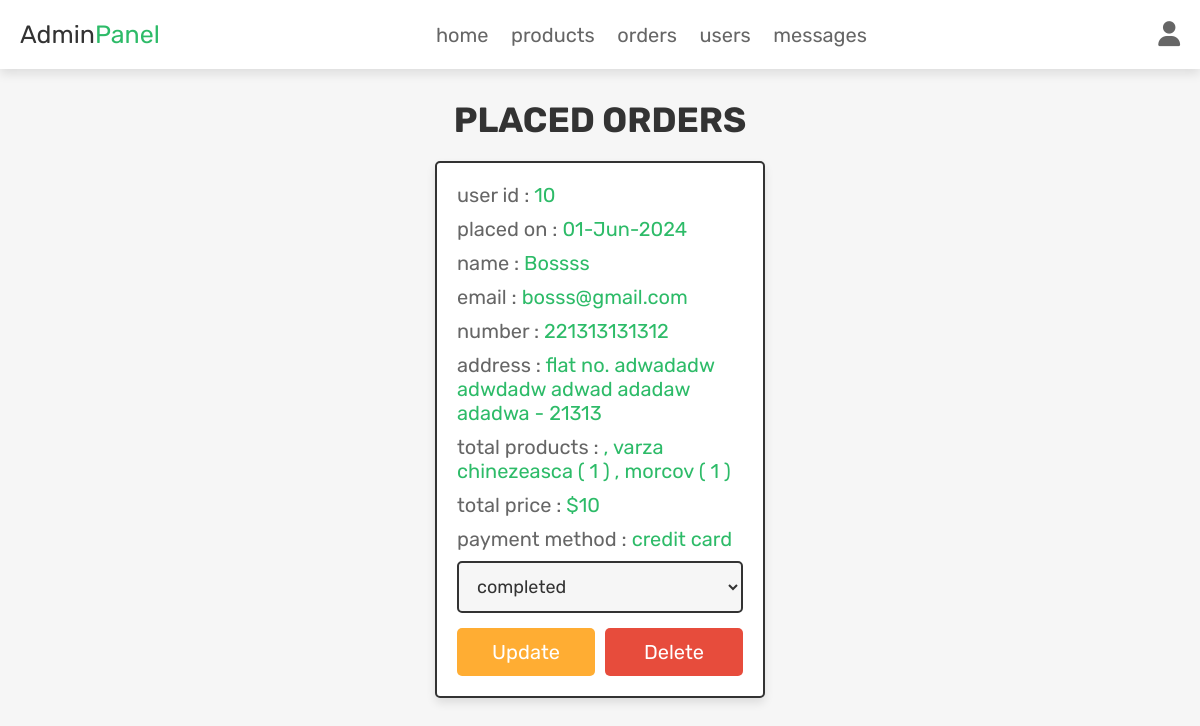
Screenshot of /admin_orders.php (signed in) with the database file from the repository.
### tables this page shows
CREATE TABLE `orders` (
  `id` int NOT NULL,
  `user_id` int NOT NULL,
  `nume` varchar(150) NOT NULL,
  `numar` varchar(15) NOT NULL,
  `email` varchar(150) NOT NULL,
  `metoda` varchar(100) NOT NULL,
  `adresa` varchar(600) NOT NULL,
  `produse_total` varchar(1500) NOT NULL,
  `pret_total` int NOT NULL,
  `plasare` varchar(100) NOT NULL,
  `status_plata` varchar(50) NOT NULL
);

### admin_orders.php (the view, shortened to what this page needs)
<?php
include 'conexiune.php';
?>
<!DOCTYPE html>
<html lang="en">
<head>
 <link rel="stylesheet" href="https://cdnjs.cloudflare.com/ajax/libs/font-awesome/6.5.2/css/all.min.css">
<link rel="stylesheet" href="CSS/admin_style.css">
</head>
<body>
<?php include 'admin_header.php';?>
<section class="place-orders">
<h1 class="title">placed orders</h1>
  <div class="box-container">
    <?php
      $select_orders = $conexiune->prepare("SELECT * FROM `orders`");
      $select_orders->execute();
      $result_orders = $select_orders->get_result();
      if($result_orders->num_rows > 0){
        while($fetch_orders = $result_orders->fetch_assoc()){
    ?>
    <div class="box">
        <p> user id : <span><?=$fetch_orders['user_id']?></span> </p>
        <p> placed on : <span><?=$fetch_orders['plasare']?></span> </p>
        <p> name : <span><?=$fetch_orders['nume']?></span> </p>
        <p> email : <span><?=$fetch_orders['email']?></span> </p>
        <p> number : <span><?=$fetch_orders['numar']?></span> </p>
        <p> address : <span><?=$fetch_orders['adresa']?></span> </p>
        <p> total products : <span><?=$fetch_orders['produse_total']?></span> </p>
        <p> total price : <span>$<?=$fetch_orders['pret_total']?></span> </p>
        <p> payment method : <span><?=$fetch_orders['metoda']?></span> </p>
        <form action="" method="POST">
            <select name="update_payment" class="drop-down">
                <option value="" selected disabled><?=$fetch_orders['status_plata']?></option>
            </select>
           <div class="flex-btn">
              <input type="submit" name="update_order" class="option-btn" value="update">
              <a href="admin_orders.php?delete=<?=$fetch_orders['id']?>"class="delete-btn" onclick="return confirm('delete this order?');">delete</a>
           </div>
        </form>
    </div>
    <?php
     }
    }else{
      echo '<p class="empty">no orders placed yet!</p>';
    }
    ?>
  </div>
</section>
</body>
</html>

### CSS/admin_style.css (style rules this page uses)
.place-orders .box-container { display: grid; grid-template-columns: repeat(auto-fit, 33rem); gap: 1.5rem; align-items: flex-start; justify-content: center; }
.place-orders .box-container .box { border: var(--border); box-shadow: var(--box-shadow); background-color: var(--white); border-radius: 0.5rem; padding: 2rem; }
.place-orders .box-container .box p { margin-bottom: 1rem; font-size: 2rem; color: var(--light-color); }
.place-orders .box-container .box p span { color: var(--green); }
.place-orders .box-container .box .drop-down { width: 100%; padding: 1.2rem 1.4rem; font-size: 1.8rem; border: var(--border); border-radius: 0.5rem; background-color: var(--light-bg); margin-bottom: 0.5rem; }

### CSS/componente.css (style rules this page uses)
:root { --green: #2dbb68; --orange: #ffad33; --red: #e74c3c; --black: #333; --light-color: #666; --white: #fff; --light-bg: #f6f6f6; --border: 0.2rem solid var(--black); --box-shadow: 0 0.5rem 1rem rgba(0, 0, 0, 0.1); }
* { font-family: "Rubik", sans-serif; margin: 0; padding: 0; box-sizing: border-box; outline: none; border: none; text-decoration: none; color: var(--black); }
body { background-color: var(--light-bg); }
html { font-size: 62.5%; overflow-x: hidden; scroll-behavior: smooth; scroll-padding-top: 6.5rem; }
section { padding: 3rem 2rem; max-width: 1200px; margin: 0 auto; }
.btn, .delete-btn, .option-btn { width: 100%; margin-top: 1rem; border-radius: 0.5rem; padding: 1.2rem 1.4rem; display: block; font-size: 2rem; color: var(--white); cursor: pointer; text-transform: capitalize; text-align: center; }
.delete-btn { background-color: var(--red); }
.option-btn { background-color: var(--orange); }
.flex-btn { display: flex; flex-wrap: wrap; gap: 1rem; }
.flex-btn > * { flex: 1; }
.title { text-align: center; margin-bottom: 2rem; text-transform: uppercase; color: var(--black); font-size: 3.5rem; }

### rows the page displays
orders: user "10", plasare "01-Jun-2024", nume "Bossss", email "bosss@gmail.com", numar "221313131312", adresa "flat no. adwadadw adwdadw adwad adadaw adadwa - 21313", produse_total ", varza chinezeasca ( 1 ) , morcov ( 1 )", pret_total "10", metoda "credit card", update_payment "completed"
